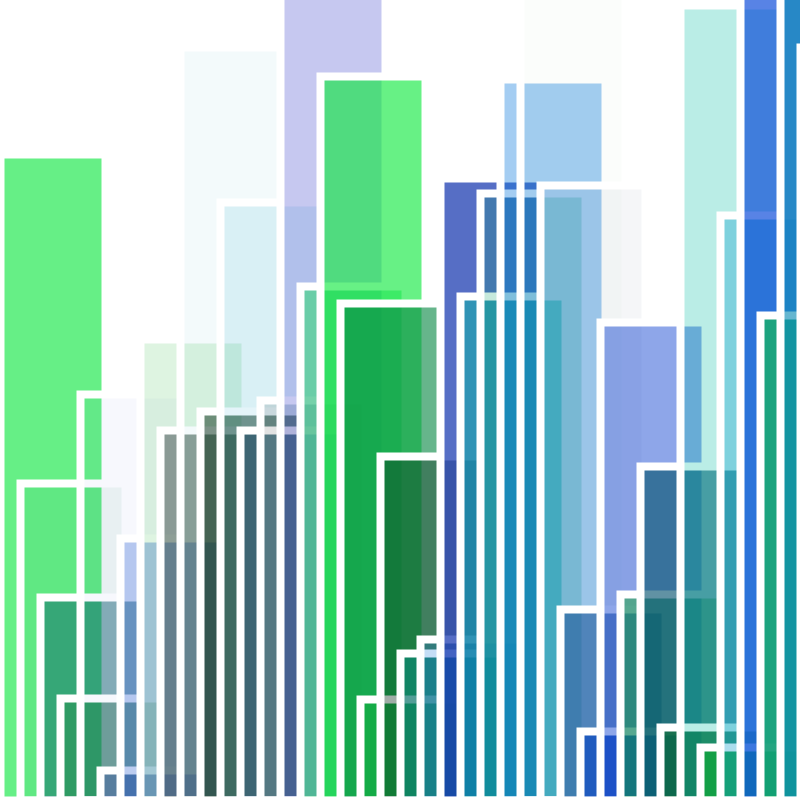
Frame 1 (no input)
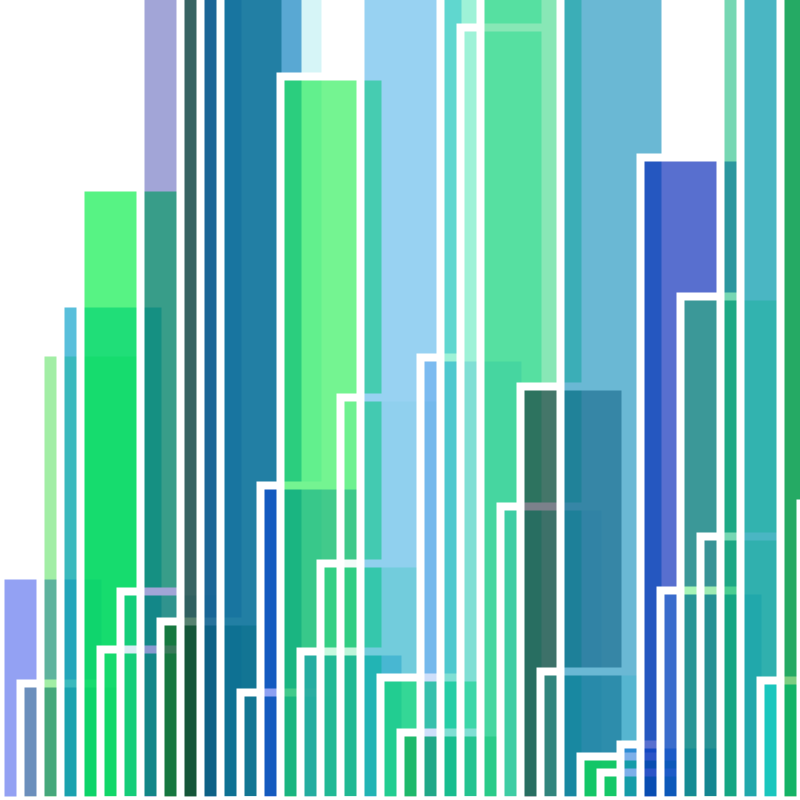
Frame 60 (the mouse pressed at the canvas centre just before this capture)
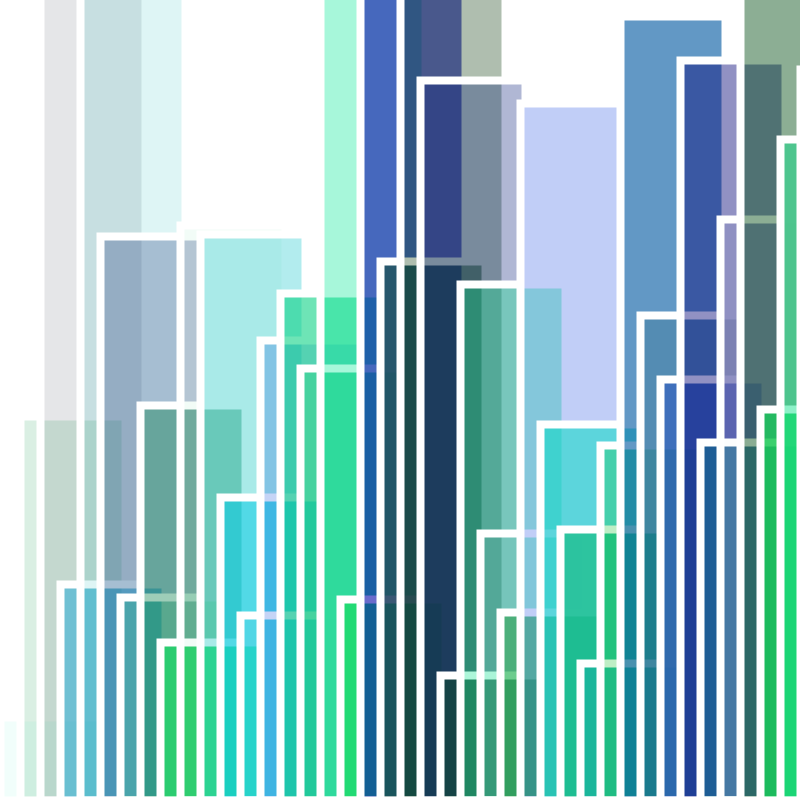
Frame 120 (the mouse held since frame 60 and released just before this capture)

The Processing sketch that drew these frames (run headless with seeded random() and noise(); from frame 60 on, the mouse is pressed at the canvas centre):

// Processing sketch: processing_130958
// ── processing_130958.pde

float temp = 0;
int ypos = 0;

void setup(){
  frameRate(10);
size(800,800);
}

void draw(){
  background(255);
  
  for (int x = 0; x <= width; x = x+20){
    temp = int(random(1000));
  cubes_from_space(x, temp);
  }
  temp++;
}

void cubes_from_space(int xpos, float ysize){
  fill(random(10),random(240),random(230),random(180));
  strokeWeight(8);
  stroke(255);
  rect(xpos,800,105,-ysize);
  
  
}
